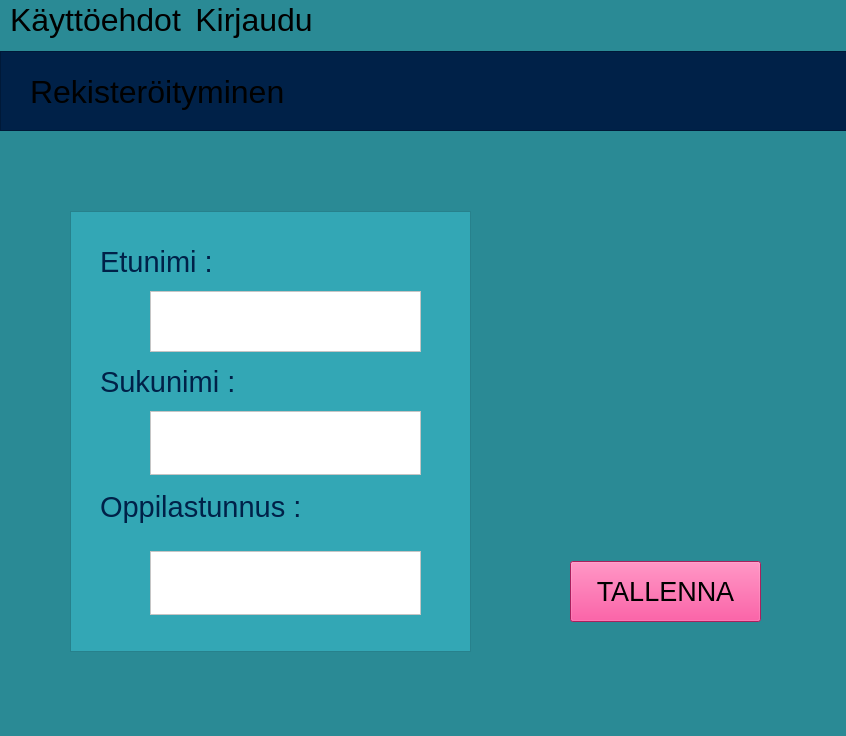
<?xml version="1.0" encoding="UTF-8"?>
<ui version="4.0">
 <class>MainWindow</class>
 <widget class="QMainWindow" name="MainWindow">
  <property name="enabled">
   <bool>true</bool>
  </property>
  <property name="geometry">
   <rect>
    <x>0</x>
    <y>0</y>
    <width>846</width>
    <height>736</height>
   </rect>
  </property>
  <property name="font">
   <font>
    <pointsize>26</pointsize>
   </font>
  </property>
  <property name="windowTitle">
   <string>MainWindow</string>
  </property>
  <property name="styleSheet">
   <string notr="true">background-color: rgb(42, 138, 149);



</string>
  </property>
  <widget class="QWidget" name="centralwidget">
   <widget class="QPushButton" name="TallennapushButton">
    <property name="geometry">
     <rect>
      <x>570</x>
      <y>520</y>
      <width>191</width>
      <height>61</height>
     </rect>
    </property>
    <property name="font">
     <font>
      <pointsize>20</pointsize>
     </font>
    </property>
    <property name="styleSheet">
     <string notr="true">background-color: rgb(238, 44, 130);
alternate-background-color: rgb(238, 44, 130);</string>
    </property>
    <property name="text">
     <string>TALLENNA</string>
    </property>
   </widget>
   <widget class="QFrame" name="tayttotiedotFrame">
    <property name="geometry">
     <rect>
      <x>70</x>
      <y>170</y>
      <width>401</width>
      <height>441</height>
     </rect>
    </property>
    <property name="styleSheet">
     <string notr="true">background-color: rgb(51, 167, 181);</string>
    </property>
    <property name="frameShape">
     <enum>QFrame::Shape::StyledPanel</enum>
    </property>
    <property name="frameShadow">
     <enum>QFrame::Shadow::Raised</enum>
    </property>
    <widget class="QLabel" name="etunimiRekisLlabel">
     <property name="geometry">
      <rect>
       <x>30</x>
       <y>30</y>
       <width>121</width>
       <height>41</height>
      </rect>
     </property>
     <property name="font">
      <font>
       <pointsize>22</pointsize>
      </font>
     </property>
     <property name="styleSheet">
      <string notr="true">color: rgb(0, 33, 72);</string>
     </property>
     <property name="text">
      <string>Etunimi :</string>
     </property>
    </widget>
    <widget class="QLabel" name="sukunimiRekLabel">
     <property name="geometry">
      <rect>
       <x>30</x>
       <y>150</y>
       <width>151</width>
       <height>41</height>
      </rect>
     </property>
     <property name="font">
      <font>
       <pointsize>22</pointsize>
      </font>
     </property>
     <property name="styleSheet">
      <string notr="true">background-color: rgb(51, 167, 181);
color: rgb(0, 33, 72);</string>
     </property>
     <property name="text">
      <string>Sukunimi :</string>
     </property>
    </widget>
    <widget class="QLabel" name="oppilastunnusRekLabel">
     <property name="geometry">
      <rect>
       <x>30</x>
       <y>270</y>
       <width>211</width>
       <height>51</height>
      </rect>
     </property>
     <property name="font">
      <font>
       <pointsize>22</pointsize>
      </font>
     </property>
     <property name="styleSheet">
      <string notr="true">color: rgb(0, 33, 72);</string>
     </property>
     <property name="text">
      <string>Oppilastunnus :</string>
     </property>
    </widget>
    <widget class="QPlainTextEdit" name="oppilastunnusPlainTextEdit_2">
     <property name="geometry">
      <rect>
       <x>80</x>
       <y>340</y>
       <width>271</width>
       <height>64</height>
      </rect>
     </property>
     <property name="font">
      <font>
       <pointsize>22</pointsize>
      </font>
     </property>
     <property name="toolTip">
      <string>&lt;html&gt;&lt;head/&gt;&lt;body&gt;&lt;p&gt;&lt;br/&gt;&lt;/p&gt;&lt;/body&gt;&lt;/html&gt;</string>
     </property>
     <property name="styleSheet">
      <string notr="true">background-color: rgb(255, 255, 255);
alternate-background-color: rgb(255, 255, 255);
color: rgb(0, 0, 0);</string>
     </property>
    </widget>
    <widget class="QPlainTextEdit" name="etunimiPlainTextEdit">
     <property name="geometry">
      <rect>
       <x>80</x>
       <y>80</y>
       <width>271</width>
       <height>61</height>
      </rect>
     </property>
     <property name="font">
      <font>
       <family>Segoe UI</family>
       <pointsize>9</pointsize>
       <italic>false</italic>
       <bold>false</bold>
      </font>
     </property>
     <property name="styleSheet">
      <string notr="true">background-color: rgb(255, 255, 255);
color: rgb(0, 0, 0);
font: 9pt &quot;Segoe UI&quot;;
alternate-background-color: rgb(255, 255, 255);</string>
     </property>
    </widget>
    <widget class="QPlainTextEdit" name="sukunimiPlainTextEdit">
     <property name="geometry">
      <rect>
       <x>80</x>
       <y>200</y>
       <width>271</width>
       <height>64</height>
      </rect>
     </property>
     <property name="font">
      <font>
       <pointsize>22</pointsize>
      </font>
     </property>
     <property name="styleSheet">
      <string notr="true">color: rgb(2, 2, 2);
alternate-background-color: rgb(255, 255, 255);
background-color: rgb(255, 255, 255);</string>
     </property>
    </widget>
   </widget>
   <widget class="QFrame" name="ylaframe">
    <property name="geometry">
     <rect>
      <x>0</x>
      <y>10</y>
      <width>971</width>
      <height>80</height>
     </rect>
    </property>
    <property name="styleSheet">
     <string notr="true">background-color: rgb(0, 33, 72);</string>
    </property>
    <property name="frameShape">
     <enum>QFrame::Shape::StyledPanel</enum>
    </property>
    <property name="frameShadow">
     <enum>QFrame::Shadow::Raised</enum>
    </property>
    <widget class="QLabel" name="RekisteritymineLlabel">
     <property name="geometry">
      <rect>
       <x>30</x>
       <y>20</y>
       <width>281</width>
       <height>41</height>
      </rect>
     </property>
     <property name="font">
      <font>
       <pointsize>24</pointsize>
      </font>
     </property>
     <property name="text">
      <string>Rekisteröityminen</string>
     </property>
    </widget>
   </widget>
   <widget class="QLabel" name="studentandkeylabel">
    <property name="geometry">
     <rect>
      <x>530</x>
      <y>250</y>
      <width>271</width>
      <height>231</height>
     </rect>
    </property>
    <property name="text">
     <string/>
    </property>
    <property name="pixmap">
     <pixmap>studentAndKey.png</pixmap>
    </property>
   </widget>
  </widget>
  <widget class="QMenuBar" name="menubar">
   <property name="geometry">
    <rect>
     <x>0</x>
     <y>0</y>
     <width>846</width>
     <height>33</height>
    </rect>
   </property>
   <property name="font">
    <font>
     <family>Segoe UI</family>
     <pointsize>24</pointsize>
     <italic>false</italic>
     <bold>false</bold>
    </font>
   </property>
   <property name="styleSheet">
    <string notr="true">font: 24pt &quot;Segoe UI&quot;;
border-top-color: rgb(2, 3, 109);
</string>
   </property>
   <widget class="QMenu" name="menuK_ytt_ehdot">
    <property name="geometry">
     <rect>
      <x>455</x>
      <y>147</y>
      <width>255</width>
      <height>98</height>
     </rect>
    </property>
    <property name="font">
     <font>
      <family>Segoe UI</family>
      <pointsize>24</pointsize>
      <italic>false</italic>
      <bold>false</bold>
     </font>
    </property>
    <property name="styleSheet">
     <string notr="true">background-color: rgb(2, 3, 109);
alternate-background-color: rgb(2, 3, 109);</string>
    </property>
    <property name="title">
     <string>Käyttöehdot</string>
    </property>
   </widget>
   <widget class="QMenu" name="menuKirjaudu">
    <property name="title">
     <string>Kirjaudu</string>
    </property>
    <addaction name="actionKirjaudu_sis_n"/>
    <addaction name="actionRekister_idy"/>
   </widget>
   <addaction name="menuK_ytt_ehdot"/>
   <addaction name="menuKirjaudu"/>
  </widget>
  <widget class="QStatusBar" name="statusbar"/>
  <action name="actionRekister_ityminen">
   <property name="text">
    <string>Kirjautuminen</string>
   </property>
  </action>
  <action name="actionLainaus">
   <property name="text">
    <string>Lainaus</string>
   </property>
  </action>
  <action name="actionK_ytt_ehdot">
   <property name="text">
    <string>Käyttöehdot</string>
   </property>
  </action>
  <action name="actionRekister_idy">
   <property name="text">
    <string>Rekisteröidy</string>
   </property>
  </action>
  <action name="actionKirjaudu_sis_n">
   <property name="text">
    <string>Kirjaudu sisään</string>
   </property>
  </action>
 </widget>
 <tabstops>
  <tabstop>etunimiPlainTextEdit</tabstop>
  <tabstop>sukunimiPlainTextEdit</tabstop>
  <tabstop>oppilastunnusPlainTextEdit_2</tabstop>
  <tabstop>TallennapushButton</tabstop>
 </tabstops>
 <resources>
  <include location="testpictures.qrc"/>
 </resources>
 <connections/>
</ui>
